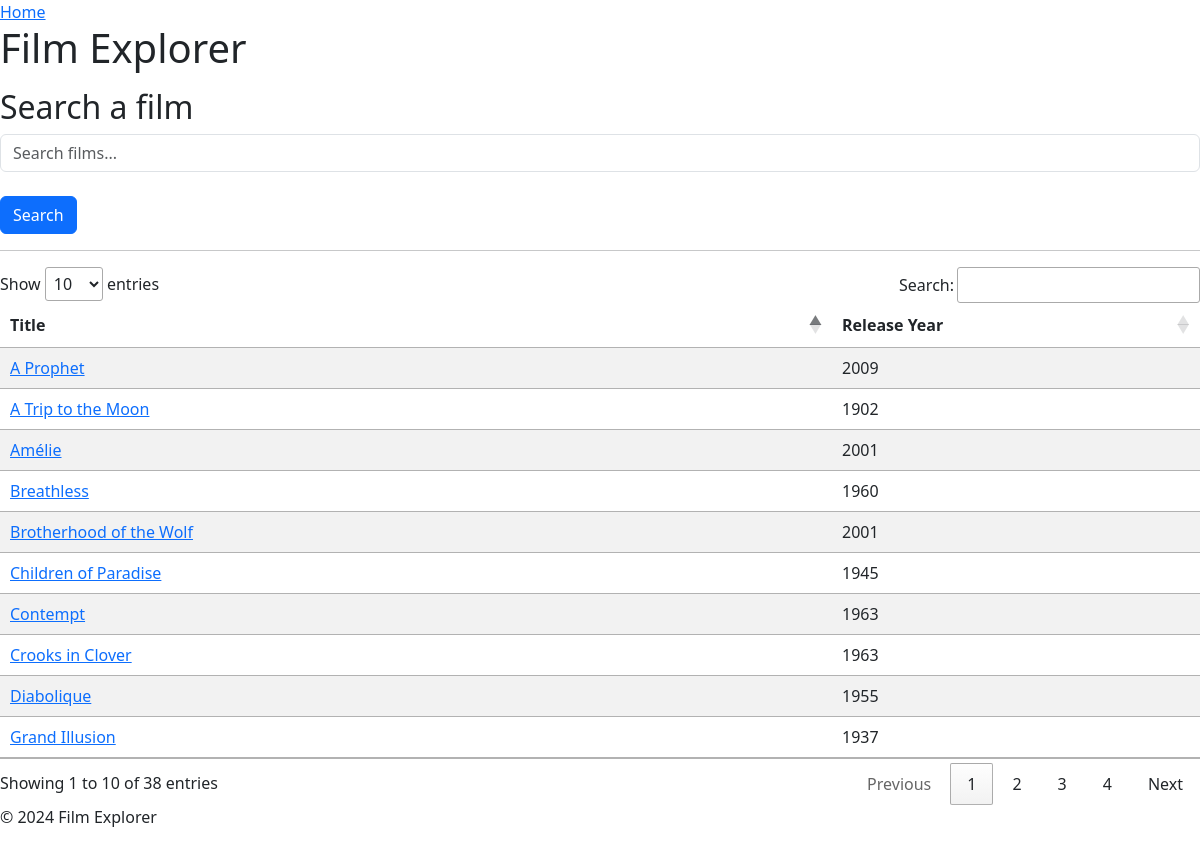
/films06/, run on the app's committed database.
### films/models.py (models this page shows, shortened)
class Film(models.Model):
    title = models.CharField(max_length=200)
    release_year = models.IntegerField()
    slug = models.SlugField(unique=True, blank=True)

### films/views.py (the view)
# urls.py: path('films06/', films06_datatable, name='films06_datatable'),
def films06_datatable(request):
    films = Film.objects.all()
    return render(request, "films05_list.html", {"films": films})

### films/templates/films05_list.html (shortened to what this page needs)
{% extends 'base.html' %}
{% block content %}
<h1 class="mb-3">Film Explorer</h1>
<h2>Search a film</h2>
<form method="get" action="{% url 'film_search' %}" class="mb-3">
    <input
        class="form-control"
        type="text"
        name="q"
        placeholder="Search films..."
        value="{{ query|default:'' }}"
    >
    <br>
    <button class="btn btn-primary" type="submit">
        Search
    </button>
</form>
<hr>
<table id="filmTable" class="table table-striped">
    <thead>
        <tr>
            <th>Title</th>
            <th>Release Year</th>
        </tr>
    </thead>
    <tbody>
        {% for film in films %}
        <tr>
            <td>
                <a href="{% url 'film_detail_slug' slug=film.slug %}">
                    {{ film.title }}
                </a>
            </td>
            <td>
                {{ film.release_year }}
            </td>
        </tr>
        {% empty %}
        <tr>
            <td colspan="2">
                No films available
            </td>
        </tr>
        {% endfor %}
    </tbody>
</table>
<link rel="stylesheet"
href="https://cdn.datatables.net/1.11.3/css/jquery.dataTables.css">
{% endblock %}

### films/static/css/style.css (style rules this page uses)
h1 { color: blue; }

### data on the page
Film: title "Amélie", release_year "2001"
Film: title "Children of Paradise", release_year "1945"
Film: title "Breathless", release_year "1960"
Film: title "A Prophet", release_year "2009"
Film: title "Contempt", release_year "1963"
Film: title "Grand Illusion", release_year "1937"
Film: title "Brotherhood of the Wolf", release_year "2001"
Film: title "A Trip to the Moon", release_year "1902"
Film: title "Diabolique", release_year "1955"
Film: title "Crooks in Clover", release_year "1963"
